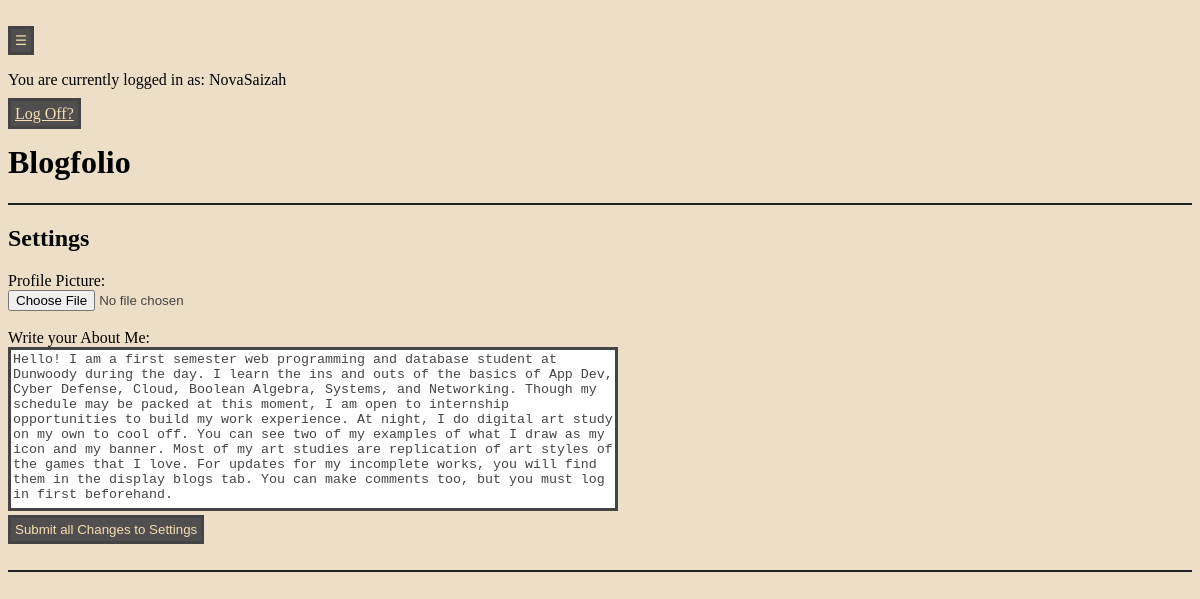
The page /settings (signed in) on the database as committed earlier.
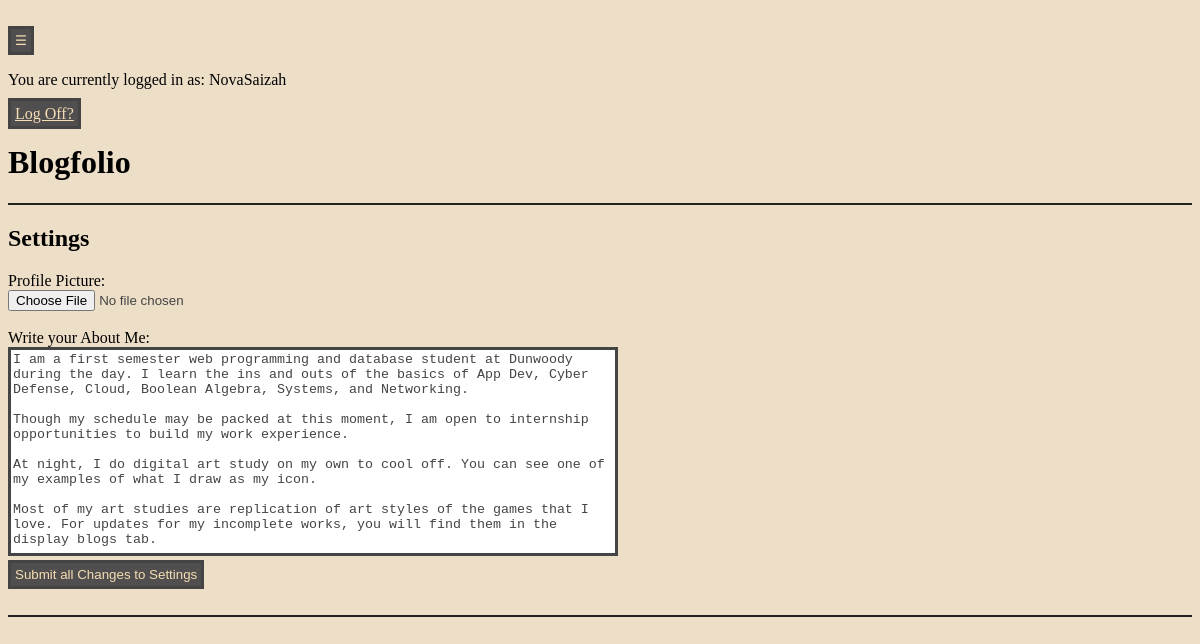
The same page on the database as committed later.
### app.py (models this page shows)
class AboutMe(db.Model):
    ProfileID = db.Column(db.Integer, primary_key=True)
    UserID = db.Column(db.Integer, db.ForeignKey('users.id'), nullable=False)
    PictureID = db.Column(db.Integer, db.ForeignKey('pictures.PictureID'), nullable=True, default=None)
    Description = db.Column(db.Text, nullable=False)

### app.py (the view, shortened to what this page needs)
@app.route('/settings', methods=['GET', 'POST'])
@login_required
def settings():
    savedfiles = []
    aboutme = AboutMe.query.filter_by(UserID=current_user.id).order_by(AboutMe.ProfileID.desc()).first()
    return render_template('settings.html', aboutme=aboutme, savedfiles=savedfiles)

### app.py (called while the page is built)
@login_manager.user_loader
def load_user(user_id):
    return Users.query.get(int(user_id))

### templates/settings.html (shortened to what this page needs)
{% extends "base.html" %}
{% block content %}
    <hr>
    <h2>Settings</h2>
    <form method = 'POST' id='settingsForm' enctype="multipart/form-data">
        <label>Profile Picture:</label>
            <br>
            <input type="file" id="fileInput" name="fileInput" accept="image/*">
            <br>
        <label>Write your About Me:</label>
            <br>
            <textarea name="Description" class="growtextarea">{{ aboutme.Description if aboutme else '' }}</textarea>
            <br>
        <button type="submit" name="submit_settings">Submit all Changes to Settings</button>
    </form>
    <br>
    <hr>
{% endblock %}

Rows that differ between the two databases and show on the page:
removed AboutMe: Description "Hello! I am a first semester web programming and database student at Dunwoody during the day. I learn the ins and outs of the basics of App Dev, Cyber Defense, Cloud, Boolean Algebra, Systems, and Networking. Though my schedule may be packed at this moment, I am open to internship opportunities to build my work experience. At night, I do digital art study on my own to cool off. You can see two of my examples of what I draw as my icon and my banner. Most of my art studies are replication of art styles of the games that I love. For updates for my incomplete works, you will find them in the display blogs tab. You can make comments too, but you must log in first beforehand."
now on this page (row edited): AboutMe: Description "I am a first semester web programming and database student at Dunwoody during the day. I learn the ins and outs of the basics of App Dev, Cyber Defense, Cloud, Boolean Algebra, Systems, and Networking. Though my schedule may be packed at this moment, I am open to internship opportunities to build my work experience. At night, I do digital art study on my own to cool off. You can see one of my examples of what I draw as my icon. Most of my art studies are replication of art styles of the games that I love. For updates for my incomplete works, you will find them in the display blogs tab."
